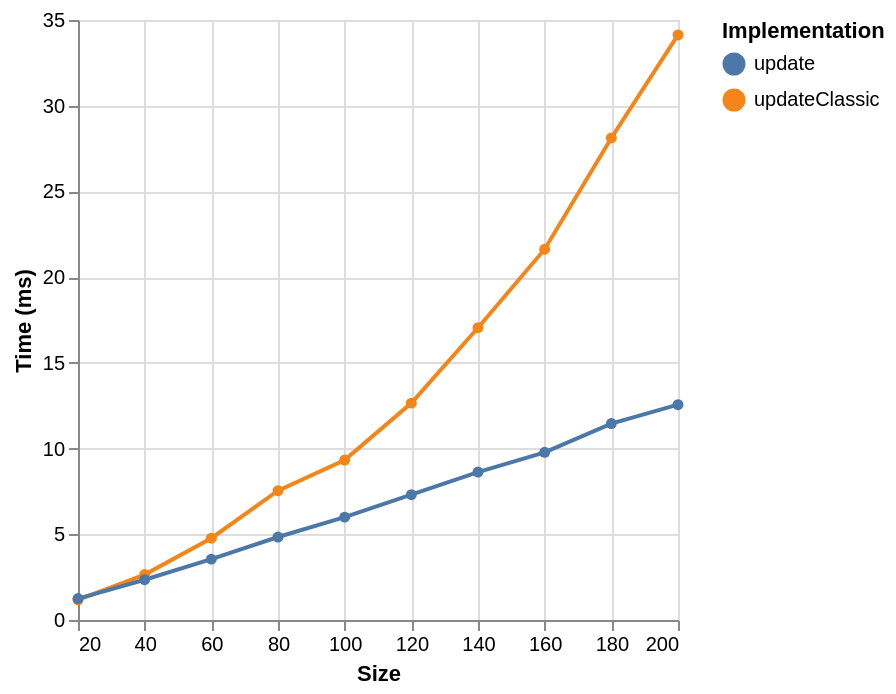

The specification (Vega-Lite) saved for this image:
### Vega specification from a JSON file in a GitHub repository (floating-point values rounded to 4 significant figures)
{"$schema": "https://vega.github.io/schema/vega/v6.json", "background": "white", "padding": 5, "width": 300, "height": 300, "style": "cell", "data": [{"name": "source_0", "values": [{"ms": 1.18, "series": "updateClassic", "size": 20}, {"ms": 2.65, "series": "updateClassic", "size": 40}, {"ms": 4.77, "series": "updateClassic", "size": 60}, {"ms": 7.54, "series": "updateClassic", "size": 80}, {"ms": 9.33, "series": "updateClassic", "size": 100}, {"ms": 12.65, "series": "updateClassic", "size": 120}, {"ms": 17.05, "series": "updateClassic", "size": 140}, {"ms": 21.63, "series": "updateClassic", "size": 160}, {"ms": 28.12, "series": "updateClassic", "size": 180}, {"ms": 34.13, "series": "updateClassic", "size": 200}, {"ms": 1.25, "series": "update", "size": 20}, {"ms": 2.35, "series": "update", "size": 40}, {"ms": 3.55, "series": "update", "size": 60}, {"ms": 4.84, "series": "update", "size": 80}, {"ms": 6, "series": "update", "size": 100}, {"ms": 7.31, "series": "update", "size": 120}, {"ms": 8.63, "series": "update", "size": 140}, {"ms": 9.78, "series": "update", "size": 160}, {"ms": 11.46, "series": "update", "size": 180}, {"ms": 12.56, "series": "update", "size": 200}]}, {"name": "data_0", "source": "source_0", "transform": [{"type": "formula", "expr": "toNumber(datum[\"size\"])", "as": "size"}]}, {"name": "data_1", "source": "data_0", "transform": [{"type": "filter", "expr": "isValid(datum[\"size\"]) && isFinite(+datum[\"size\"]) && isValid(datum[\"ms\"]) && isFinite(+datum[\"ms\"])"}]}], "marks": [{"name": "layer_0_pathgroup", "type": "group", "from": {"facet": {"name": "faceted_path_layer_0_main", "data": "data_0", "groupby": ["series"]}}, "encode": {"update": {"width": {"field": {"group": "width"}}, "height": {"field": {"group": "height"}}}}, "marks": [{"name": "layer_0_marks", "type": "line", "style": ["line"], "sort": {"field": "x"}, "from": {"data": "faceted_path_layer_0_main"}, "encode": {"update": {"stroke": {"scale": "color", "field": "series"}, "description": {"signal": "\"Size: \" + (format(datum[\"size\"], \"\")) + \"; Time (ms): \" + (format(datum[\"ms\"], \"\")) + \"; series: \" + (isValid(datum[\"series\"]) ? isArray(datum[\"series\"]) ? join(datum[\"series\"], ' ') : datum[\"series\"] : \"\"+datum[\"series\"])"}, "x": {"scale": "x", "field": "size"}, "y": {"scale": "y", "field": "ms"}, "defined": {"signal": "isValid(datum[\"size\"]) && isFinite(+datum[\"size\"]) && isValid(datum[\"ms\"]) && isFinite(+datum[\"ms\"])"}}}}]}, {"name": "layer_1_marks", "type": "symbol", "style": ["point"], "from": {"data": "data_1"}, "encode": {"update": {"opacity": {"value": 1}, "fill": {"scale": "color", "field": "series"}, "ariaRoleDescription": {"value": "point"}, "description": {"signal": "\"Size: \" + (format(datum[\"size\"], \"\")) + \"; Time (ms): \" + (format(datum[\"ms\"], \"\")) + \"; series: \" + (isValid(datum[\"series\"]) ? isArray(datum[\"series\"]) ? join(datum[\"series\"], ' ') : datum[\"series\"] : \"\"+datum[\"series\"])"}, "x": {"scale": "x", "field": "size"}, "y": {"scale": "y", "field": "ms"}}}}], "scales": [{"name": "x", "type": "linear", "domain": [20, 200], "range": [0, {"signal": "width"}], "nice": true, "zero": false}, {"name": "y", "type": "linear", "domain": [1.18, 34.13], "range": [{"signal": "height"}, 0], "nice": true, "zero": false}, {"name": "color", "type": "ordinal", "domain": {"fields": [{"data": "data_0", "field": "series"}, {"data": "data_1", "field": "series"}], "sort": true}, "range": "category"}], "axes": [{"scale": "x", "orient": "bottom", "tickCount": 10, "values": [20, 40, 60, 80, 100, 120, 140, 160, 180, 200], "gridScale": "y", "grid": true, "domain": false, "labels": false, "aria": false, "maxExtent": 0, "minExtent": 0, "ticks": false, "zindex": 0}, {"scale": "y", "orient": "left", "tickCount": 10, "gridScale": "x", "grid": true, "domain": false, "labels": false, "aria": false, "maxExtent": 0, "minExtent": 0, "ticks": false, "zindex": 0}, {"scale": "x", "orient": "bottom", "grid": false, "title": "Size", "tickCount": 10, "values": [20, 40, 60, 80, 100, 120, 140, 160, 180, 200], "labelFlush": true, "labelOverlap": true, "zindex": 0}, {"scale": "y", "orient": "left", "grid": false, "title": "Time (ms)", "tickCount": 10, "labelOverlap": true, "zindex": 0}], "legends": [{"orient": "right", "symbolLimit": 30, "title": "Implementation", "stroke": "color", "symbolType": "circle", "fill": "color", "encode": {"symbols": {"update": {"opacity": {"value": 1}}}}}]}
